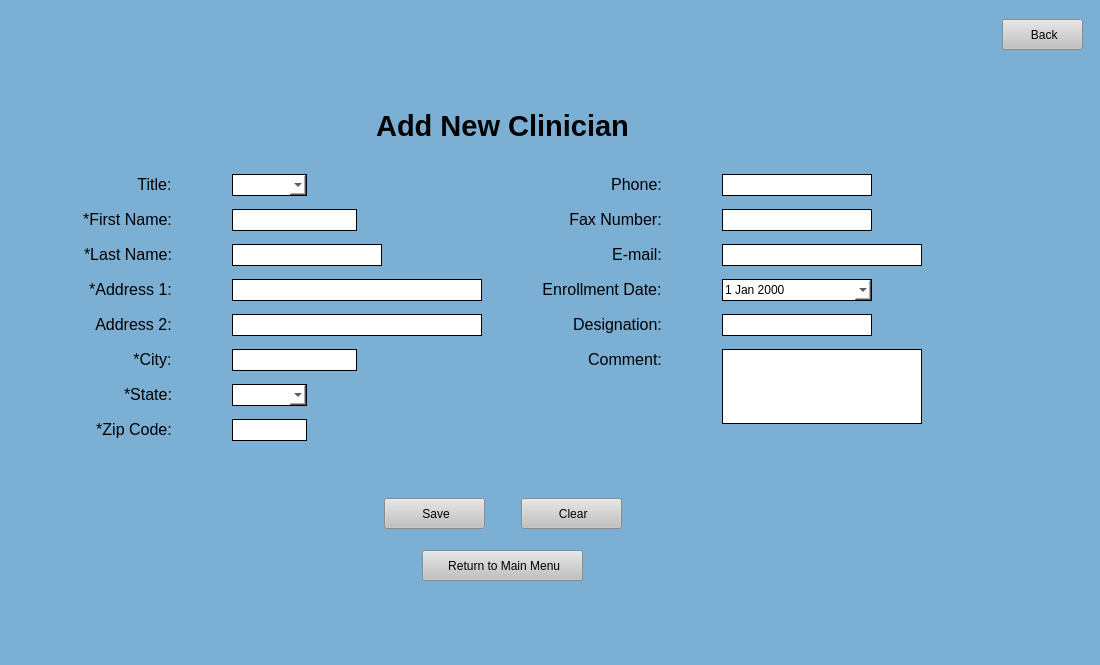
<?xml version="1.0" encoding="UTF-8"?>
<ui version="4.0">
 <class>AddClinicians</class>
 <widget class="QMainWindow" name="AddClinicians">
  <property name="windowModality">
   <enum>Qt::NonModal</enum>
  </property>
  <property name="enabled">
   <bool>true</bool>
  </property>
  <property name="geometry">
   <rect>
    <x>0</x>
    <y>0</y>
    <width>1100</width>
    <height>665</height>
   </rect>
  </property>
  <property name="minimumSize">
   <size>
    <width>1100</width>
    <height>665</height>
   </size>
  </property>
  <property name="maximumSize">
   <size>
    <width>16777215</width>
    <height>16777215</height>
   </size>
  </property>
  <property name="sizeIncrement">
   <size>
    <width>5</width>
    <height>5</height>
   </size>
  </property>
  <property name="windowTitle">
   <string>MainWindow</string>
  </property>
  <property name="styleSheet">
   <string notr="true">background-color: rgb(123, 175, 212);</string>
  </property>
  <widget class="QWidget" name="centralwidget">
   <layout class="QGridLayout" name="gridLayout">
    <item row="1" column="0">
     <spacer name="horizontalSpacer">
      <property name="orientation">
       <enum>Qt::Horizontal</enum>
      </property>
      <property name="sizeHint" stdset="0">
       <size>
        <width>40</width>
        <height>20</height>
       </size>
      </property>
     </spacer>
    </item>
    <item row="1" column="1">
     <widget class="QPushButton" name="back">
      <property name="minimumSize">
       <size>
        <width>81</width>
        <height>31</height>
       </size>
      </property>
      <property name="maximumSize">
       <size>
        <width>81</width>
        <height>31</height>
       </size>
      </property>
      <property name="cursor">
       <cursorShape>PointingHandCursor</cursorShape>
      </property>
      <property name="styleSheet">
       <string notr="true">QPushButton:hover {

background-color: rgb(210, 210, 210);

}

QPushButton {

background-color: rgb(193, 193, 193);

}</string>
      </property>
      <property name="text">
       <string> Back</string>
      </property>
     </widget>
    </item>
    <item row="3" column="0">
     <layout class="QVBoxLayout" name="verticalLayout">
      <property name="topMargin">
       <number>0</number>
      </property>
      <item>
       <widget class="QLabel" name="label">
        <property name="text">
         <string>&lt;html&gt;&lt;head/&gt;&lt;body&gt;&lt;p align=&quot;center&quot;&gt;&lt;span style=&quot; font-size:22pt; font-weight:600;&quot;&gt;Add New Clinician&lt;/span&gt;&lt;/p&gt;&lt;/body&gt;&lt;/html&gt;</string>
        </property>
       </widget>
      </item>
      <item>
       <spacer name="verticalSpacer">
        <property name="orientation">
         <enum>Qt::Vertical</enum>
        </property>
        <property name="sizeType">
         <enum>QSizePolicy::Minimum</enum>
        </property>
        <property name="sizeHint" stdset="0">
         <size>
          <width>10</width>
          <height>25</height>
         </size>
        </property>
       </spacer>
      </item>
      <item>
       <layout class="QHBoxLayout" name="horizontalLayout">
        <property name="topMargin">
         <number>0</number>
        </property>
        <item>
         <spacer name="horizontalSpacer_5">
          <property name="orientation">
           <enum>Qt::Horizontal</enum>
          </property>
          <property name="sizeHint" stdset="0">
           <size>
            <width>10</width>
            <height>10</height>
           </size>
          </property>
         </spacer>
        </item>
        <item>
         <layout class="QGridLayout" name="gridLayout_3">
          <property name="horizontalSpacing">
           <number>60</number>
          </property>
          <property name="verticalSpacing">
           <number>13</number>
          </property>
          <item row="1" column="1">
           <widget class="QLineEdit" name="fName">
            <property name="sizePolicy">
             <sizepolicy hsizetype="Fixed" vsizetype="Fixed">
              <horstretch>0</horstretch>
              <verstretch>0</verstretch>
             </sizepolicy>
            </property>
            <property name="minimumSize">
             <size>
              <width>125</width>
              <height>22</height>
             </size>
            </property>
            <property name="maximumSize">
             <size>
              <width>125</width>
              <height>22</height>
             </size>
            </property>
            <property name="styleSheet">
             <string notr="true">background-color: rgb(255, 255, 255);
border-style: solid;
border-width: 1px</string>
            </property>
           </widget>
          </item>
          <item row="1" column="0" alignment="Qt::AlignRight">
           <widget class="QLabel" name="label_6">
            <property name="text">
             <string>&lt;html&gt;&lt;head/&gt;&lt;body&gt;&lt;p align=&quot;center&quot;&gt;&lt;span style=&quot; font-size:12pt;&quot;&gt;*First Name:&lt;/span&gt;&lt;/p&gt;&lt;/body&gt;&lt;/html&gt;</string>
            </property>
            <property name="alignment">
             <set>Qt::AlignRight|Qt::AlignTrailing|Qt::AlignVCenter</set>
            </property>
           </widget>
          </item>
          <item row="3" column="2" alignment="Qt::AlignRight">
           <widget class="QLabel" name="label_39">
            <property name="text">
             <string>&lt;html&gt;&lt;head/&gt;&lt;body&gt;&lt;p align=&quot;center&quot;&gt;&lt;span style=&quot; font-size:12pt;&quot;&gt;Enrollment Date:&lt;/span&gt;&lt;/p&gt;&lt;/body&gt;&lt;/html&gt;</string>
            </property>
            <property name="alignment">
             <set>Qt::AlignRight|Qt::AlignTrailing|Qt::AlignVCenter</set>
            </property>
           </widget>
          </item>
          <item row="0" column="0" alignment="Qt::AlignRight">
           <widget class="QLabel" name="label_41">
            <property name="text">
             <string>&lt;html&gt;&lt;head/&gt;&lt;body&gt;&lt;p align=&quot;center&quot;&gt;&lt;span style=&quot; font-size:12pt;&quot;&gt;Title:&lt;/span&gt;&lt;/p&gt;&lt;/body&gt;&lt;/html&gt;</string>
            </property>
            <property name="alignment">
             <set>Qt::AlignRight|Qt::AlignTrailing|Qt::AlignVCenter</set>
            </property>
           </widget>
          </item>
          <item row="1" column="2" alignment="Qt::AlignRight">
           <widget class="QLabel" name="label_10">
            <property name="text">
             <string>&lt;html&gt;&lt;head/&gt;&lt;body&gt;&lt;p align=&quot;center&quot;&gt;&lt;span style=&quot; font-size:12pt;&quot;&gt;Fax Number:&lt;/span&gt;&lt;/p&gt;&lt;/body&gt;&lt;/html&gt;</string>
            </property>
            <property name="alignment">
             <set>Qt::AlignRight|Qt::AlignTrailing|Qt::AlignVCenter</set>
            </property>
           </widget>
          </item>
          <item row="2" column="2" alignment="Qt::AlignRight">
           <widget class="QLabel" name="label_42">
            <property name="text">
             <string>&lt;html&gt;&lt;head/&gt;&lt;body&gt;&lt;p align=&quot;center&quot;&gt;&lt;span style=&quot; font-size:12pt;&quot;&gt;E-mail:&lt;/span&gt;&lt;/p&gt;&lt;/body&gt;&lt;/html&gt;</string>
            </property>
            <property name="alignment">
             <set>Qt::AlignRight|Qt::AlignTrailing|Qt::AlignVCenter</set>
            </property>
           </widget>
          </item>
          <item row="2" column="3">
           <widget class="QLineEdit" name="email">
            <property name="sizePolicy">
             <sizepolicy hsizetype="Fixed" vsizetype="Fixed">
              <horstretch>0</horstretch>
              <verstretch>0</verstretch>
             </sizepolicy>
            </property>
            <property name="minimumSize">
             <size>
              <width>200</width>
              <height>22</height>
             </size>
            </property>
            <property name="maximumSize">
             <size>
              <width>175</width>
              <height>22</height>
             </size>
            </property>
            <property name="styleSheet">
             <string notr="true">background-color: rgb(255, 255, 255);
border-style: solid;
border-width: 1px</string>
            </property>
           </widget>
          </item>
          <item row="2" column="0" alignment="Qt::AlignRight">
           <widget class="QLabel" name="label_43">
            <property name="text">
             <string>&lt;html&gt;&lt;head/&gt;&lt;body&gt;&lt;p align=&quot;center&quot;&gt;&lt;span style=&quot; font-size:12pt;&quot;&gt;*Last Name:&lt;/span&gt;&lt;/p&gt;&lt;/body&gt;&lt;/html&gt;</string>
            </property>
            <property name="alignment">
             <set>Qt::AlignRight|Qt::AlignTrailing|Qt::AlignVCenter</set>
            </property>
           </widget>
          </item>
          <item row="0" column="3">
           <widget class="QLineEdit" name="phone">
            <property name="sizePolicy">
             <sizepolicy hsizetype="Fixed" vsizetype="Fixed">
              <horstretch>0</horstretch>
              <verstretch>0</verstretch>
             </sizepolicy>
            </property>
            <property name="minimumSize">
             <size>
              <width>150</width>
              <height>22</height>
             </size>
            </property>
            <property name="maximumSize">
             <size>
              <width>125</width>
              <height>22</height>
             </size>
            </property>
            <property name="styleSheet">
             <string notr="true">background-color: rgb(255, 255, 255);
border-style: solid;
border-width: 1px</string>
            </property>
           </widget>
          </item>
          <item row="2" column="1">
           <widget class="QLineEdit" name="lName">
            <property name="sizePolicy">
             <sizepolicy hsizetype="Fixed" vsizetype="Fixed">
              <horstretch>0</horstretch>
              <verstretch>0</verstretch>
             </sizepolicy>
            </property>
            <property name="minimumSize">
             <size>
              <width>150</width>
              <height>22</height>
             </size>
            </property>
            <property name="maximumSize">
             <size>
              <width>150</width>
              <height>22</height>
             </size>
            </property>
            <property name="styleSheet">
             <string notr="true">background-color: rgb(255, 255, 255);
border-style: solid;
border-width: 1px</string>
            </property>
           </widget>
          </item>
          <item row="4" column="0" alignment="Qt::AlignRight">
           <widget class="QLabel" name="label_40">
            <property name="text">
             <string>&lt;html&gt;&lt;head/&gt;&lt;body&gt;&lt;p align=&quot;center&quot;&gt;&lt;span style=&quot; font-size:12pt;&quot;&gt;Address 2:&lt;/span&gt;&lt;/p&gt;&lt;/body&gt;&lt;/html&gt;</string>
            </property>
            <property name="alignment">
             <set>Qt::AlignRight|Qt::AlignTrailing|Qt::AlignVCenter</set>
            </property>
           </widget>
          </item>
          <item row="3" column="0" alignment="Qt::AlignRight">
           <widget class="QLabel" name="label_45">
            <property name="text">
             <string>&lt;html&gt;&lt;head/&gt;&lt;body&gt;&lt;p align=&quot;center&quot;&gt;&lt;span style=&quot; font-size:12pt;&quot;&gt;*Address 1:&lt;/span&gt;&lt;/p&gt;&lt;/body&gt;&lt;/html&gt;</string>
            </property>
            <property name="alignment">
             <set>Qt::AlignRight|Qt::AlignTrailing|Qt::AlignVCenter</set>
            </property>
           </widget>
          </item>
          <item row="1" column="3">
           <widget class="QLineEdit" name="fax">
            <property name="sizePolicy">
             <sizepolicy hsizetype="Fixed" vsizetype="Fixed">
              <horstretch>0</horstretch>
              <verstretch>0</verstretch>
             </sizepolicy>
            </property>
            <property name="minimumSize">
             <size>
              <width>150</width>
              <height>22</height>
             </size>
            </property>
            <property name="maximumSize">
             <size>
              <width>125</width>
              <height>22</height>
             </size>
            </property>
            <property name="styleSheet">
             <string notr="true">background-color: rgb(255, 255, 255);
border-style: solid;
border-width: 1px</string>
            </property>
           </widget>
          </item>
          <item row="0" column="2" alignment="Qt::AlignRight">
           <widget class="QLabel" name="label_50">
            <property name="text">
             <string>&lt;html&gt;&lt;head/&gt;&lt;body&gt;&lt;p align=&quot;center&quot;&gt;&lt;span style=&quot; font-size:12pt;&quot;&gt;Phone:&lt;/span&gt;&lt;/p&gt;&lt;/body&gt;&lt;/html&gt;</string>
            </property>
            <property name="alignment">
             <set>Qt::AlignRight|Qt::AlignTrailing|Qt::AlignVCenter</set>
            </property>
           </widget>
          </item>
          <item row="6" column="0" alignment="Qt::AlignRight">
           <widget class="QLabel" name="label_49">
            <property name="text">
             <string>&lt;html&gt;&lt;head/&gt;&lt;body&gt;&lt;p align=&quot;center&quot;&gt;&lt;span style=&quot; font-size:12pt;&quot;&gt;*State:&lt;/span&gt;&lt;/p&gt;&lt;/body&gt;&lt;/html&gt;</string>
            </property>
            <property name="alignment">
             <set>Qt::AlignRight|Qt::AlignTrailing|Qt::AlignVCenter</set>
            </property>
           </widget>
          </item>
          <item row="4" column="1">
           <widget class="QLineEdit" name="address2">
            <property name="sizePolicy">
             <sizepolicy hsizetype="Fixed" vsizetype="Fixed">
              <horstretch>0</horstretch>
              <verstretch>0</verstretch>
             </sizepolicy>
            </property>
            <property name="minimumSize">
             <size>
              <width>250</width>
              <height>22</height>
             </size>
            </property>
            <property name="maximumSize">
             <size>
              <width>16777215</width>
              <height>22</height>
             </size>
            </property>
            <property name="styleSheet">
             <string notr="true">background-color: rgb(255, 255, 255);
border-style: solid;
border-width: 1px</string>
            </property>
           </widget>
          </item>
          <item row="7" column="0" alignment="Qt::AlignRight">
           <widget class="QLabel" name="label_48">
            <property name="text">
             <string>&lt;html&gt;&lt;head/&gt;&lt;body&gt;&lt;p align=&quot;center&quot;&gt;&lt;span style=&quot; font-size:12pt;&quot;&gt;*Zip Code:&lt;/span&gt;&lt;/p&gt;&lt;/body&gt;&lt;/html&gt;</string>
            </property>
            <property name="alignment">
             <set>Qt::AlignRight|Qt::AlignTrailing|Qt::AlignVCenter</set>
            </property>
           </widget>
          </item>
          <item row="5" column="2" alignment="Qt::AlignRight">
           <widget class="QLabel" name="label_38">
            <property name="text">
             <string>&lt;html&gt;&lt;head/&gt;&lt;body&gt;&lt;p align=&quot;center&quot;&gt;&lt;span style=&quot; font-size:12pt;&quot;&gt;Comment:&lt;/span&gt;&lt;/p&gt;&lt;/body&gt;&lt;/html&gt;</string>
            </property>
            <property name="alignment">
             <set>Qt::AlignRight|Qt::AlignTrailing|Qt::AlignVCenter</set>
            </property>
           </widget>
          </item>
          <item row="4" column="3">
           <widget class="QLineEdit" name="designation">
            <property name="sizePolicy">
             <sizepolicy hsizetype="Fixed" vsizetype="Fixed">
              <horstretch>0</horstretch>
              <verstretch>0</verstretch>
             </sizepolicy>
            </property>
            <property name="minimumSize">
             <size>
              <width>150</width>
              <height>22</height>
             </size>
            </property>
            <property name="maximumSize">
             <size>
              <width>125</width>
              <height>22</height>
             </size>
            </property>
            <property name="styleSheet">
             <string notr="true">background-color: rgb(255, 255, 255);
border-style: solid;
border-width: 1px</string>
            </property>
           </widget>
          </item>
          <item row="4" column="2" alignment="Qt::AlignRight">
           <widget class="QLabel" name="dentistIDLabel">
            <property name="text">
             <string>&lt;html&gt;&lt;head/&gt;&lt;body&gt;&lt;p align=&quot;center&quot;&gt;&lt;span style=&quot; font-size:12pt;&quot;&gt;Designation:&lt;/span&gt;&lt;/p&gt;&lt;/body&gt;&lt;/html&gt;</string>
            </property>
            <property name="alignment">
             <set>Qt::AlignRight|Qt::AlignTrailing|Qt::AlignVCenter</set>
            </property>
           </widget>
          </item>
          <item row="3" column="1">
           <widget class="QLineEdit" name="address1">
            <property name="sizePolicy">
             <sizepolicy hsizetype="Fixed" vsizetype="Fixed">
              <horstretch>0</horstretch>
              <verstretch>0</verstretch>
             </sizepolicy>
            </property>
            <property name="minimumSize">
             <size>
              <width>250</width>
              <height>22</height>
             </size>
            </property>
            <property name="maximumSize">
             <size>
              <width>16777215</width>
              <height>22</height>
             </size>
            </property>
            <property name="styleSheet">
             <string notr="true">background-color: rgb(255, 255, 255);
border-style: solid;
border-width: 1px</string>
            </property>
           </widget>
          </item>
          <item row="5" column="0" alignment="Qt::AlignRight">
           <widget class="QLabel" name="label_47">
            <property name="text">
             <string>&lt;html&gt;&lt;head/&gt;&lt;body&gt;&lt;p align=&quot;center&quot;&gt;&lt;span style=&quot; font-size:12pt;&quot;&gt;*City:&lt;/span&gt;&lt;/p&gt;&lt;/body&gt;&lt;/html&gt;</string>
            </property>
            <property name="alignment">
             <set>Qt::AlignRight|Qt::AlignTrailing|Qt::AlignVCenter</set>
            </property>
           </widget>
          </item>
          <item row="5" column="1">
           <widget class="QLineEdit" name="city">
            <property name="minimumSize">
             <size>
              <width>0</width>
              <height>22</height>
             </size>
            </property>
            <property name="maximumSize">
             <size>
              <width>125</width>
              <height>22</height>
             </size>
            </property>
            <property name="styleSheet">
             <string notr="true">background-color: rgb(255, 255, 255);
border-style: solid;
border-width: 1px</string>
            </property>
           </widget>
          </item>
          <item row="7" column="1">
           <widget class="QLineEdit" name="zip">
            <property name="minimumSize">
             <size>
              <width>0</width>
              <height>22</height>
             </size>
            </property>
            <property name="maximumSize">
             <size>
              <width>75</width>
              <height>22</height>
             </size>
            </property>
            <property name="styleSheet">
             <string notr="true">background-color: rgb(255, 255, 255);
border-style: solid;
border-width: 1px</string>
            </property>
           </widget>
          </item>
          <item row="3" column="3">
           <widget class="QDateEdit" name="enrollDate">
            <property name="minimumSize">
             <size>
              <width>150</width>
              <height>22</height>
             </size>
            </property>
            <property name="maximumSize">
             <size>
              <width>150</width>
              <height>22</height>
             </size>
            </property>
            <property name="styleSheet">
             <string notr="true">/* the box that is displayed*/
QDateEdit {
background-color: rgb(255, 255, 255);
border-style: solid;
border-width: 1px
}
/*toolbar on top of calendar*/
QCalendarWidget QToolButton {
height: 30px;
width: 75px;
color: white;
font-size: 12px;
icon-size: 24px, 24px;
font-weight: bold;
background-color: rgb(123,175,212);
}
QCalendarWidget QMenu {
width: 85px;
left: 10px;
color: white;
font-size: 12px;
background-color: rgb(123, 175, 212);
}
QCalendarWidget QSpinBox {
width: 75px;
font-size:12px;
color: white;
background-color: rgb(123, 175, 212);
selection-background-color: rgb(136, 136, 136);
selection-color: rgb(255, 255, 255);
}
QCalendarWidget QSpinBox::up-button { subcontrol-origin: border; subcontrol-position: top right; width:35px; }
QCalendarWidget QSpinBox::down-button {subcontrol-origin: border; subcontrol-position: bottom right; width:35px;}
QCalendarWidget QSpinBox::up-arrow { width:28px; height:28px; }
QCalendarWidget QSpinBox::down-arrow { width:28px; height:28px; }

/* header row */
QCalendarWidget QWidget { 
alternate-background-color: rgb(240, 240, 240); 
}
/* normal days */
QCalendarWidget QAbstractItemView:enabled
{
font-size:12px;
color: black;
background-color: white;
selection-background-color: rgb(123, 175, 212);
selection-color: white;
}
/* days in other months */
/* navigation bar */
QCalendarWidget QWidget#qt_calendar_navigationbar
{
background-color: rgb(123, 175, 212);
}
QCalendarWidget QAbstractItemView:disabled
{
color: rgb(180,180,180);
}</string>
            </property>
            <property name="calendarPopup">
             <bool>true</bool>
            </property>
           </widget>
          </item>
          <item row="5" column="3" rowspan="3" alignment="Qt::AlignLeft|Qt::AlignTop">
           <widget class="QTextEdit" name="cText">
            <property name="sizePolicy">
             <sizepolicy hsizetype="Fixed" vsizetype="Fixed">
              <horstretch>0</horstretch>
              <verstretch>0</verstretch>
             </sizepolicy>
            </property>
            <property name="minimumSize">
             <size>
              <width>100</width>
              <height>75</height>
             </size>
            </property>
            <property name="maximumSize">
             <size>
              <width>200</width>
              <height>75</height>
             </size>
            </property>
            <property name="styleSheet">
             <string notr="true">background-color: rgb(255, 255, 255);
border-style: solid;
border-width: 1px</string>
            </property>
           </widget>
          </item>
          <item row="0" column="1">
           <widget class="QComboBox" name="title">
            <property name="minimumSize">
             <size>
              <width>75</width>
              <height>22</height>
             </size>
            </property>
            <property name="maximumSize">
             <size>
              <width>75</width>
              <height>22</height>
             </size>
            </property>
            <property name="styleSheet">
             <string notr="true">background-color: rgb(255, 255, 255);
border-style: solid;
border-width: 1px</string>
            </property>
            <item>
             <property name="text">
              <string/>
             </property>
            </item>
            <item>
             <property name="text">
              <string>Dr.</string>
             </property>
            </item>
            <item>
             <property name="text">
              <string>Drs.</string>
             </property>
            </item>
            <item>
             <property name="text">
              <string>Mrs.</string>
             </property>
            </item>
            <item>
             <property name="text">
              <string>Ms.</string>
             </property>
            </item>
            <item>
             <property name="text">
              <string>Mr.</string>
             </property>
            </item>
           </widget>
          </item>
          <item row="6" column="1">
           <widget class="QComboBox" name="state">
            <property name="minimumSize">
             <size>
              <width>75</width>
              <height>22</height>
             </size>
            </property>
            <property name="maximumSize">
             <size>
              <width>75</width>
              <height>22</height>
             </size>
            </property>
            <property name="styleSheet">
             <string notr="true">background-color: rgb(255, 255, 255);
border-style: solid;
border-width: 1px</string>
            </property>
            <item>
             <property name="text">
              <string/>
             </property>
            </item>
            <item>
             <property name="text">
              <string>AL</string>
             </property>
            </item>
            <item>
             <property name="text">
              <string>AK</string>
             </property>
            </item>
            <item>
             <property name="text">
              <string>AZ</string>
             </property>
            </item>
            <item>
             <property name="text">
              <string>AR</string>
             </property>
            </item>
            <item>
             <property name="text">
              <string>CA</string>
             </property>
            </item>
            <item>
             <property name="text">
              <string>CO</string>
             </property>
            </item>
            <item>
             <property name="text">
              <string>CT</string>
             </property>
            </item>
            <item>
             <property name="text">
              <string>DE</string>
             </property>
            </item>
            <item>
             <property name="text">
              <string>DC</string>
             </property>
            </item>
            <item>
             <property name="text">
              <string>FL</string>
             </property>
            </item>
            <item>
             <property name="text">
              <string>GA</string>
             </property>
            </item>
            <item>
             <property name="text">
              <string>HI</string>
             </property>
            </item>
            <item>
             <property name="text">
              <string>ID</string>
             </property>
            </item>
            <item>
             <property name="text">
              <string>IL</string>
             </property>
            </item>
            <item>
             <property name="text">
              <string>IA</string>
             </property>
            </item>
            <item>
             <property name="text">
              <string>KS</string>
             </property>
            </item>
            <item>
             <property name="text">
              <string>KY</string>
             </property>
            </item>
            <item>
             <property name="text">
              <string>LA</string>
             </property>
            </item>
            <item>
             <property name="text">
              <string>ME</string>
             </property>
            </item>
            <item>
             <property name="text">
              <string>MD</string>
             </property>
            </item>
            <item>
             <property name="text">
              <string>MA</string>
             </property>
            </item>
            <item>
             <property name="text">
              <string>MI</string>
             </property>
            </item>
            <item>
             <property name="text">
              <string>MN</string>
             </property>
            </item>
            <item>
             <property name="text">
              <string>MS</string>
             </property>
            </item>
            <item>
             <property name="text">
              <string>MO</string>
             </property>
            </item>
            <item>
             <property name="text">
              <string>MT</string>
             </property>
            </item>
            <item>
             <property name="text">
              <string>NE</string>
             </property>
            </item>
            <item>
             <property name="text">
              <string>NV</string>
             </property>
            </item>
            <item>
             <property name="text">
              <string>NH</string>
             </property>
            </item>
            <item>
             <property name="text">
              <string>NJ</string>
             </property>
            </item>
            <item>
             <property name="text">
              <string>NM</string>
             </property>
            </item>
            <item>
             <property name="text">
              <string>NY</string>
             </property>
            </item>
            <item>
             <property name="text">
              <string>NC</string>
             </property>
            </item>
            <item>
             <property name="text">
              <string>ND</string>
             </property>
            </item>
            <item>
             <property name="text">
              <string>OH</string>
             </property>
            </item>
            <item>
             <property name="text">
              <string>OK</string>
             </property>
            </item>
            <item>
             <property name="text">
              <string>OR</string>
             </property>
            </item>
            <item>
             <property name="text">
              <string>PA</string>
             </property>
            </item>
            <item>
             <property name="text">
              <string>RI</string>
             </property>
            </item>
            <item>
             <property name="text">
              <string>SC</string>
             </property>
            </item>
            <item>
             <property name="text">
              <string>SD</string>
             </property>
            </item>
            <item>
             <property name="text">
              <string>TN</string>
             </property>
            </item>
            <item>
             <property name="text">
              <string>TX</string>
             </property>
            </item>
            <item>
             <property name="text">
              <string>UT</string>
             </property>
            </item>
            <item>
             <property name="text">
              <string>VT</string>
             </property>
            </item>
            <item>
             <property name="text">
              <string>VA</string>
             </property>
            </item>
            <item>
             <property name="text">
              <string>WA</string>
             </property>
            </item>
            <item>
             <property name="text">
              <string>WV</string>
             </property>
            </item>
            <item>
             <property name="text">
              <string>WI</string>
             </property>
            </item>
            <item>
             <property name="text">
              <string>WY</string>
             </property>
            </item>
           </widget>
          </item>
         </layout>
        </item>
        <item>
         <spacer name="horizontalSpacer_4">
          <property name="orientation">
           <enum>Qt::Horizontal</enum>
          </property>
          <property name="sizeHint" stdset="0">
           <size>
            <width>10</width>
            <height>10</height>
           </size>
          </property>
         </spacer>
        </item>
       </layout>
      </item>
      <item alignment="Qt::AlignHCenter|Qt::AlignVCenter">
       <widget class="QLabel" name="errorMessage">
        <property name="minimumSize">
         <size>
          <width>350</width>
          <height>30</height>
         </size>
        </property>
        <property name="maximumSize">
         <size>
          <width>999</width>
          <height>30</height>
         </size>
        </property>
        <property name="styleSheet">
         <string notr="true">font: 12pt &quot;MS Shell Dlg 2&quot;;
color:red;</string>
        </property>
        <property name="text">
         <string/>
        </property>
        <property name="alignment">
         <set>Qt::AlignCenter</set>
        </property>
       </widget>
      </item>
      <item>
       <spacer name="verticalSpacer_7">
        <property name="orientation">
         <enum>Qt::Vertical</enum>
        </property>
        <property name="sizeType">
         <enum>QSizePolicy::Minimum</enum>
        </property>
        <property name="sizeHint" stdset="0">
         <size>
          <width>5</width>
          <height>15</height>
         </size>
        </property>
       </spacer>
      </item>
      <item>
       <layout class="QHBoxLayout" name="horizontalLayout_2">
        <property name="leftMargin">
         <number>0</number>
        </property>
        <property name="topMargin">
         <number>0</number>
        </property>
        <property name="rightMargin">
         <number>0</number>
        </property>
        <property name="bottomMargin">
         <number>0</number>
        </property>
        <item>
         <spacer name="horizontalSpacer_2">
          <property name="orientation">
           <enum>Qt::Horizontal</enum>
          </property>
          <property name="sizeHint" stdset="0">
           <size>
            <width>40</width>
            <height>20</height>
           </size>
          </property>
         </spacer>
        </item>
        <item>
         <widget class="QPushButton" name="save">
          <property name="sizePolicy">
           <sizepolicy hsizetype="Fixed" vsizetype="Fixed">
            <horstretch>0</horstretch>
            <verstretch>0</verstretch>
           </sizepolicy>
          </property>
          <property name="minimumSize">
           <size>
            <width>101</width>
            <height>31</height>
           </size>
          </property>
          <property name="maximumSize">
           <size>
            <width>101</width>
            <height>31</height>
           </size>
          </property>
          <property name="cursor">
           <cursorShape>PointingHandCursor</cursorShape>
          </property>
          <property name="styleSheet">
           <string notr="true">QPushButton:hover {

background-color: rgb(210, 210, 210);
position: absolute;
width: 200px;
height: 100px;


}

QPushButton {

background-color: rgb(193, 193, 193);

}</string>
          </property>
          <property name="text">
           <string> Save</string>
          </property>
         </widget>
        </item>
        <item>
         <spacer name="horizontalSpacer_7">
          <property name="orientation">
           <enum>Qt::Horizontal</enum>
          </property>
          <property name="sizeType">
           <enum>QSizePolicy::Fixed</enum>
          </property>
          <property name="sizeHint" stdset="0">
           <size>
            <width>30</width>
            <height>20</height>
           </size>
          </property>
         </spacer>
        </item>
        <item>
         <widget class="QPushButton" name="clear">
          <property name="sizePolicy">
           <sizepolicy hsizetype="Fixed" vsizetype="Fixed">
            <horstretch>0</horstretch>
            <verstretch>0</verstretch>
           </sizepolicy>
          </property>
          <property name="minimumSize">
           <size>
            <width>101</width>
            <height>31</height>
           </size>
          </property>
          <property name="maximumSize">
           <size>
            <width>101</width>
            <height>31</height>
           </size>
          </property>
          <property name="cursor">
           <cursorShape>PointingHandCursor</cursorShape>
          </property>
          <property name="styleSheet">
           <string notr="true">QPushButton:hover {

background-color: rgb(210, 210, 210);
position: absolute;
width: 200px;
height: 100px;


}

QPushButton {

background-color: rgb(193, 193, 193);

}</string>
          </property>
          <property name="text">
           <string> Clear</string>
          </property>
         </widget>
        </item>
        <item>
         <spacer name="horizontalSpacer_6">
          <property name="orientation">
           <enum>Qt::Horizontal</enum>
          </property>
          <property name="sizeHint" stdset="0">
           <size>
            <width>40</width>
            <height>20</height>
           </size>
          </property>
         </spacer>
        </item>
       </layout>
      </item>
      <item>
       <spacer name="verticalSpacer_3">
        <property name="orientation">
         <enum>Qt::Vertical</enum>
        </property>
        <property name="sizeType">
         <enum>QSizePolicy::Minimum</enum>
        </property>
        <property name="sizeHint" stdset="0">
         <size>
          <width>5</width>
          <height>15</height>
         </size>
        </property>
       </spacer>
      </item>
      <item alignment="Qt::AlignHCenter">
       <widget class="QPushButton" name="home">
        <property name="minimumSize">
         <size>
          <width>161</width>
          <height>31</height>
         </size>
        </property>
        <property name="maximumSize">
         <size>
          <width>161</width>
          <height>31</height>
         </size>
        </property>
        <property name="cursor">
         <cursorShape>PointingHandCursor</cursorShape>
        </property>
        <property name="styleSheet">
         <string notr="true">QPushButton:hover {

background-color: rgb(210, 210, 210);

}

QPushButton {

background-color: rgb(193, 193, 193);

}</string>
        </property>
        <property name="text">
         <string> Return to Main Menu</string>
        </property>
       </widget>
      </item>
     </layout>
    </item>
    <item row="6" column="0">
     <spacer name="verticalSpacer_6">
      <property name="orientation">
       <enum>Qt::Vertical</enum>
      </property>
      <property name="sizeType">
       <enum>QSizePolicy::MinimumExpanding</enum>
      </property>
      <property name="sizeHint" stdset="0">
       <size>
        <width>5</width>
        <height>5</height>
       </size>
      </property>
     </spacer>
    </item>
    <item row="0" column="1">
     <spacer name="verticalSpacer_4">
      <property name="orientation">
       <enum>Qt::Vertical</enum>
      </property>
      <property name="sizeType">
       <enum>QSizePolicy::Minimum</enum>
      </property>
      <property name="sizeHint" stdset="0">
       <size>
        <width>5</width>
        <height>10</height>
       </size>
      </property>
     </spacer>
    </item>
    <item row="1" column="2">
     <spacer name="horizontalSpacer_3">
      <property name="orientation">
       <enum>Qt::Horizontal</enum>
      </property>
      <property name="sizeType">
       <enum>QSizePolicy::Minimum</enum>
      </property>
      <property name="sizeHint" stdset="0">
       <size>
        <width>8</width>
        <height>5</height>
       </size>
      </property>
     </spacer>
    </item>
    <item row="2" column="0">
     <spacer name="verticalSpacer_2">
      <property name="orientation">
       <enum>Qt::Vertical</enum>
      </property>
      <property name="sizeHint" stdset="0">
       <size>
        <width>20</width>
        <height>40</height>
       </size>
      </property>
     </spacer>
    </item>
   </layout>
  </widget>
  <widget class="QMenuBar" name="menubar">
   <property name="geometry">
    <rect>
     <x>0</x>
     <y>0</y>
     <width>1100</width>
     <height>21</height>
    </rect>
   </property>
  </widget>
  <widget class="QStatusBar" name="statusbar"/>
 </widget>
 <tabstops>
  <tabstop>title</tabstop>
  <tabstop>fName</tabstop>
  <tabstop>lName</tabstop>
  <tabstop>address1</tabstop>
  <tabstop>address2</tabstop>
  <tabstop>city</tabstop>
  <tabstop>state</tabstop>
  <tabstop>zip</tabstop>
  <tabstop>phone</tabstop>
  <tabstop>fax</tabstop>
  <tabstop>email</tabstop>
  <tabstop>enrollDate</tabstop>
  <tabstop>designation</tabstop>
  <tabstop>cText</tabstop>
  <tabstop>home</tabstop>
  <tabstop>back</tabstop>
 </tabstops>
 <resources/>
 <connections/>
</ui>
